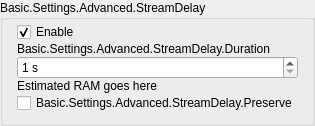
                 <widget class="QGroupBox" name="groupBox_5">
                  <property name="sizePolicy">
                   <sizepolicy hsizetype="Expanding" vsizetype="Preferred">
                    <horstretch>0</horstretch>
                    <verstretch>0</verstretch>
                   </sizepolicy>
                  </property>
                  <property name="title">
                   <string>Basic.Settings.Advanced.StreamDelay</string>
                  </property>
                  <!-- BEGIN Preferences: Stream Delay contents -->
                  <layout class="QVBoxLayout" name="ldePreferences_StreamDelay_VerticalLayout">
                   <property name="spacing">
                    <number>0</number>
                   </property>
                   <property name="leftMargin">
                    <number>14</number>
                   </property>
                   <property name="topMargin">
                    <number>2</number>
                   </property>
                   <property name="rightMargin">
                    <number>14</number>
                   </property>
                   <property name="bottomMargin">
                    <number>10</number>
                   </property>
                   <!-- streamDelayEnable -->
                   <item>
                    <widget class="QCheckBox" name="streamDelayEnable">
                     <property name="sizePolicy">
                      <sizepolicy hsizetype="Expanding" vsizetype="Fixed">
                       <horstretch>0</horstretch>
                       <verstretch>0</verstretch>
                      </sizepolicy>
                     </property>
                     <property name="text">
                      <string>Enable</string>
                     </property>
                     <property name="checked">
                      <bool>true</bool>
                     </property>
                    </widget>
                   </item>
                   <!-- ldePreferences_StreamDelay_DurationLabel -->
                   <item>
                    <widget class="QLabel" name="ldePreferences_StreamDelay_DurationLabel">
                     <property name="text">
                      <string>Basic.Settings.Advanced.StreamDelay.Duration</string>
                     </property>
                     <property name="buddy">
                      <cstring>streamDelaySec</cstring>
                     </property>
                     <property name="topMargin">
                      <number>16</number>
                     </property>
                     <property name="bottomMargin">
                      <number>5</number>
                     </property>
                    </widget>
                   </item>
                   <!-- streamDelaySec -->
                   <item>
                    <widget class="QSpinBox" name="streamDelaySec">
                     <property name="enabled">
                      <bool>true</bool>
                     </property>
                     <property name="sizePolicy">
                      <sizepolicy hsizetype="Expanding" vsizetype="Fixed">
                       <horstretch>0</horstretch>
                       <verstretch>0</verstretch>
                      </sizepolicy>
                     </property>
                     <property name="suffix">
                      <string notr="true"> s</string>
                     </property>
                     <property name="minimum">
                      <number>1</number>
                     </property>
                     <property name="maximum">
                      <number>1800</number>
                     </property>
                     <property name="topMargin">
                      <number>0</number>
                     </property>
                     <property name="bottomMargin">
                      <number>0</number>
                     </property>
                    </widget>
                   </item>
                   <!-- streamDelayInfo -->
                   <item>
                    <widget class="QLabel" name="streamDelayInfo">
                     <property name="text">
                      <string notr="true">Estimated RAM goes here</string>
                     </property>
                     <property name="topMargin">
                      <number>5</number>
                     </property>
                     <property name="bottomMargin">
                      <number>6</number>
                     </property>
                    </widget>
                   </item>
                   <!-- streamDelayPreserve -->
                   <item>
                    <widget class="QCheckBox" name="streamDelayPreserve">
                     <property name="sizePolicy">
                      <sizepolicy hsizetype="Expanding" vsizetype="Fixed">
                       <horstretch>0</horstretch>
                       <verstretch>0</verstretch>
                      </sizepolicy>
                     </property>
                     <property name="text">
                      <string>Basic.Settings.Advanced.StreamDelay.Preserve</string>
                     </property>
                    </widget>
                   </item>
                  </layout>
                  <!-- END Preferences: Stream Delay contents -->
                 </widget>
